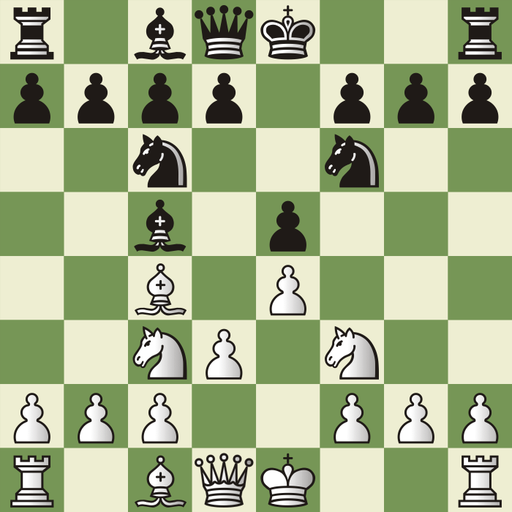
#> input picture board-analyzer/test/fixtures/P2_italian__B_merida_green.png, 512 x 512 px, given in place of tmp3xs0imex.png, which was not available
$ python store-shot.py 5
#> lines starting #> are read from the running program, lines starting #| are printed output that depends on the picture
#!/usr/bin/env python3
"""Screenshots and the demo video for the Chrome Web Store, at the exact size the store wants (macOS, Pillow).

    python3 scripts/store-shot.py size                      # make the front Chrome window the right size, once
    python3 scripts/store-shot.py 1-follow "The board follows the video, move by move"
    python3 scripts/store-shot.py 2-scan                    # no caption: the Chrome tab bar stays visible
    python3 scripts/store-shot.py video 45                  # 45 s screen recording of the window -> store/demo.mov

Each screenshot brings Chrome to the front, waits 4 seconds (--delay N to change), captures the window and saves
store/screenshots/<name>.png: 1280x800, no transparency, square corners (what the store asks for). A caption is drawn
as a band over Chrome's tab bar and address bar, so the page itself stays fully visible.

The first run asks for two macOS permissions for your terminal app: Screen Recording (System Settings > Privacy &
Security) and controlling Chrome (Automation). If a screenshot shows only the desktop, Screen Recording is still off.
"""
import os
import subprocess
import sys
import tempfile
import time

from PIL import Image, ImageDraw, ImageFont

ROOT = os.path.dirname(os.path.dirname(os.path.abspath(__file__)))
OUT = os.path.join(ROOT, 'store', 'screenshots')
BROWSER = os.environ.get('PAWNSHOT_BROWSER', 'Google Chrome')
W, H = 1280, 800
LEFT, TOP, INSET = 0, 40, 6  # window position (points); the capture stays INSET inside it, clear of the round corners
BAND = 76  # caption band height in the final picture: about Chrome's tab bar + address bar


def osa(script):
    subprocess.run(['osascript', '-e', script], check=True)


def place_window():
    l, t = LEFT, TOP
    osa(f'tell application "{BROWSER}" to set bounds of front window to {{{l}, {t}, {l + W + 2 * INSET}, {t + H + 2 * INSET}}}')


def rect():
    return f'{LEFT + INSET},{TOP + INSET},{W},{H}'


def caption_band(img, text):
    from_ = (60, 196, 172)
    to = (10, 70, 78)
    band = Image.new('RGB', (W, BAND))
    px = band.load()
    for x in range(W):
        t = x / W
        c = tuple(round(from_[i] + (to[i] - from_[i]) * t) for i in range(3))
        for y in range(BAND):
            px[x, y] = c
    icon = Image.open(os.path.join(ROOT, 'store', 'icon-art-128.png')).convert('RGBA').resize((52, 52), Image.LANCZOS)
    band.paste(icon, (24, (BAND - 52) // 2), icon)
    f = ImageFont.truetype(os.path.join(ROOT, 'store', 'fonts', 'Nunito.ttf'), 34)
    f.set_variation_by_name('ExtraBold')
    d = ImageDraw.Draw(band)
    box = d.textbbox((0, 0), text, font=f)
    d.text((96, (BAND - (box[3] - box[1])) // 2 - box[1]), text, font=f, fill=(255, 255, 255))
    img.paste(band, (0, 0))
    return img


def shot(name, caption, delay):
#> called with name = '5', delay = 4
    os.makedirs(OUT, exist_ok=True)
    place_window()
    osa(f'tell application "{BROWSER}" to activate')
    time.sleep(delay)
    tmp = tempfile.mktemp(suffix='.png')
    subprocess.run(['screencapture', '-x', '-R', rect(), tmp], check=True)
#> (this line was passed over: subprocess is not available in this run)
    img = Image.open(tmp).convert('RGB')
#> img is the input picture: PIL image 512x512 RGB; mean R, G, B 164.9, 177.8, 139
    os.remove(tmp)
    if img.size != (W, H):
        img = img.resize((W, H), Image.LANCZOS)  # a Retina screen captures at twice the size
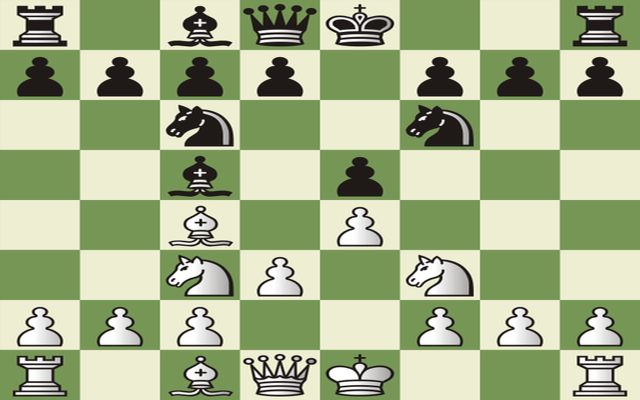
#> img: PIL image 1280x800 RGB (shown at 1/2 size); mean R, G, B 164.8, 177.7, 139
    if caption:
        img = caption_band(img, caption)
    path = os.path.join(OUT, f'{name}.png')
    img.save(path)
    print(f'saved {os.path.relpath(path, ROOT)} ({W}x{H})')


def video(seconds, delay):
    place_window()
    osa(f'tell application "{BROWSER}" to activate')
    time.sleep(delay)
    path = os.path.join(ROOT, 'store', 'demo.mov')
    print(f'recording {seconds} s of the Chrome window...')
    subprocess.run(['screencapture', '-v', '-x', '-k', '-V', str(seconds), '-R', rect(), path], check=True)
    print(f'saved {os.path.relpath(path, ROOT)}: upload it to YouTube and paste the link in "Global promo video"')


def main(argv):
    delay = 4
    if '--delay' in argv:
        i = argv.index('--delay')
        delay = float(argv[i + 1])
        argv = argv[:i] + argv[i + 2:]
    if not argv:
        print(__doc__)
        return
    if argv[0] == 'size':
        place_window()
        print(f'{BROWSER} window set to {W}x{H} (plus a small margin). Set up the page, then take the shots.')
    elif argv[0] == 'video':
        video(int(argv[1]) if len(argv) > 1 else 45, delay)
    else:
        shot(argv[0], argv[1] if len(argv) > 1 else None, delay)


if __name__ == '__main__':
    main(sys.argv[1:])

$ run again, on board-analyzer/test/fixtures/P3_najdorf__C_alpha_blue.png
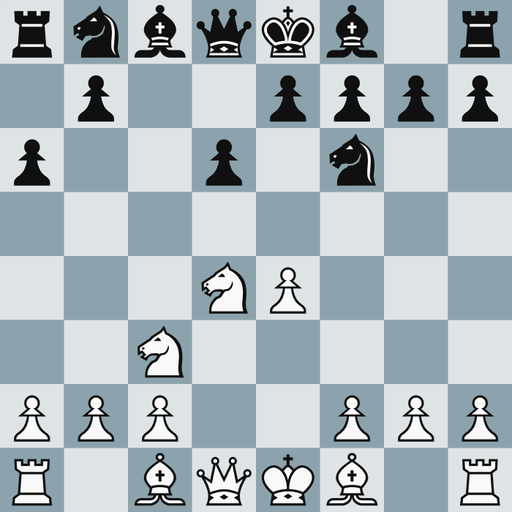
#> input picture board-analyzer/test/fixtures/P3_najdorf__C_alpha_blue.png, 512 x 512 px, given in place of tmpn1219n6j.png, which was not available
#> in shot, img is the input picture: PIL image 512x512 RGB; mean R, G, B 169.8, 181.3, 187.3
#> in shot, `img = img.resize((W, H), Image.LANCZOS)`:
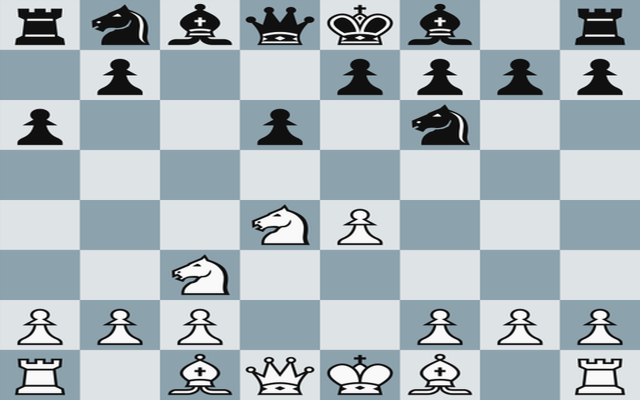
#> img: PIL image 1280x800 RGB (shown at 1/2 size); mean R, G, B 169.7, 181.3, 187.3
